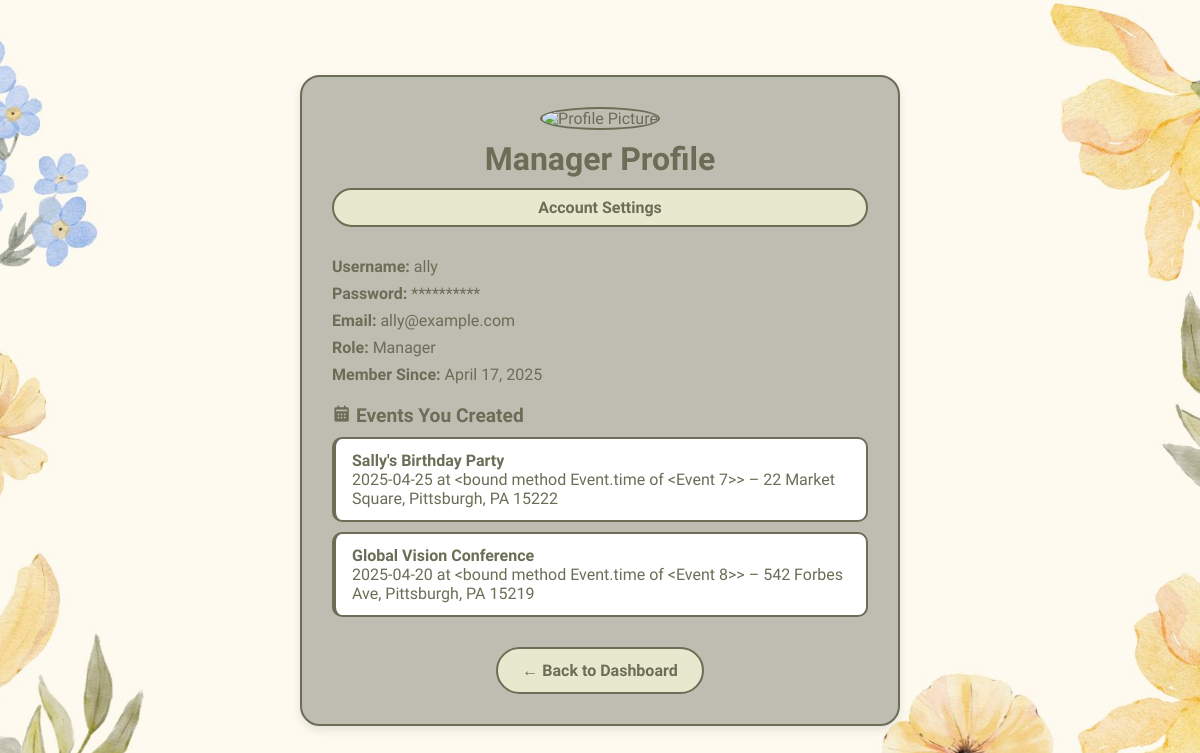
The app's page /manager_profile (signed in) with its own data.
### main.py (models this page shows, shortened)
class User(db.Model):
    id = db.Column(db.Integer, primary_key=True)
    username = db.Column(db.String(80), unique=True, nullable=False)
    email = db.Column(db.String(120), unique=True, nullable=False)
    password_hash = db.Column(db.String(128), nullable=False)
    role = db.Column(db.String(20), default='user')
    created_at = db.Column(db.DateTime, default=datetime.utcnow)
    registered_events = db.relationship(
        'Event',
        secondary=registrations,
        backref=db.backref('attendees', lazy='dynamic')
    )
    managed_events = db.relationship('Event', backref='manager', foreign_keys='Event.manager_id')

class Event(db.Model):
    id = db.Column(db.Integer, primary_key=True)
    title = db.Column(db.String(100), nullable=False)
    description = db.Column(db.Text, nullable=False)
    date = db.Column(db.Date)
    time = db.Column(db.Time)
    start_time = db.Column(db.Time)
    end_time = db.Column(db.Time)
    location = db.Column(db.String(120), nullable=False)
    event_type = db.Column(db.String(20), nullable=False, default='other')  # New field
    manager_id = db.Column(db.Integer, db.ForeignKey('user.id'), nullable=False)
    created_at = db.Column(db.DateTime, default=datetime.utcnow)
    def time(self):
        return self.start_time

### main.py (the view)
@app.route('/manager_profile')
def manager_profile():
    if 'username' not in session:
        flash("You must be logged in to view your profile.")
        return redirect(url_for('managerlogin'))
    user = User.query.filter_by(username=session['username']).first()
    if not user or user.role != 'manager':
        flash("Unauthorized access.")
        return redirect(url_for('home'))
    return render_template(
        'manager_profile.html',
        username=user.username,
        email=user.email,
        password_hidden='*' * 10,
        role=user.role,
        created_at=user.created_at,
        created_events=user.managed_events
    )

### templates/manager_profile.html (shortened to what this page needs)
<!DOCTYPE html>
<html lang="en">
<head>
    <link rel="stylesheet" href="{{ url_for('static', filename='styles.css') }}">
    <link href='https://unpkg.com/boxicons@2.1.4/css/boxicons.min.css' rel='stylesheet'>
</head>
<body>
    <div class="profile-wrapper">
        <div class="profile-header">
            <img src="{{ url_for('static', filename='default-profile.png') }}" alt="Profile Picture">
            <h1>Manager Profile</h1>
            <a href="{{ url_for('managersettings') }}" class="settings-button">Account Settings</a>
        </div>
        <div class="profile-info">
            <p><strong>Username:</strong> {{ username }}</p>
            <p><strong>Password:</strong> {{ password_hidden }}</p>
            <p><strong>Email:</strong> {{ email }}</p>
            <p><strong>Role:</strong> {{ role.capitalize() }}</p>
            <p><strong>Member Since:</strong> {{ created_at.strftime('%B %d, %Y') }}</p>
        </div>
        <div class="events-list">
            <h2><i class='bx bxs-calendar'></i> Events You Created</h2>
            {% if created_events %}
                {% for event in created_events %}
                    <div class="event-card">
                        <strong>{{ event.title }}</strong><br>
                        {{ event.date }} at {{ event.time }} – {{ event.location }}
                    </div>
                {% endfor %}
            {% else %}
                <p>You haven't created any events yet.</p>
            {% endif %}
        </div>
        <div class="back-button">
            <a href="{{ url_for('manager_dashboard') }}" class="button">← Back to Dashboard</a>
        </div>
    </div>
</body>
</html>

### static/styles.css (style rules this page uses)
* { margin: 0; padding: 0; font-family: "Winky Sans", sans-serif; box-sizing: border-box; }
body { background: url("floralBackground.jpg") no-repeat center; background-size: cover; color: #6c6d56; min-height: 100vh; display: flex; justify-content: center; align-items: center; }
h1, h2, h3 { color: #6c6d56; }
.button { display: inline-block; padding: 12px 24px; background: #e8e8cf; border: 2px solid #6c6d56; border-radius: 30px; cursor: pointer; font-size: 16px; font-weight: 600; color: #6c6d56; text-align: center; transition: all 0.3s ease; text-decoration: none; }
.event-card { background: #e8e8cf; border-radius: 10px; overflow: hidden; border: 2px solid #6c6d56; transition: transform 0.3s ease; }

### templates/manager_profile.html (style rules this page uses)
.profile-wrapper { width: 600px; background: #bdbdb1; border-radius: 20px; padding: 30px; border: 2px solid #6c6d56; box-shadow: 0 4px 10px rgba(0, 0, 0, 0.1); margin: 40px auto; }
.profile-header { text-align: center; margin-bottom: 20px; }
.profile-header img { width: 120px; height: 120px; object-fit: cover; border-radius: 50%; border: 2px solid #6c6d56; margin-bottom: 10px; }
.profile-info p { font-size: 1rem; margin: 8px 0; }
.settings-button { display: block; margin: 10px auto 30px auto; padding: 8px 16px; background: #e8e8cf; border: 2px solid #6c6d56; border-radius: 30px; color: #6c6d56; font-weight: bold; cursor: pointer; text-align: center; transition: all 0.3s ease; text-decoration: none; }
.events-list h2 { font-size: 1.2rem; margin-top: 20px; }
.event-card { background: #fff; padding: 12px 16px; margin-top: 10px; border-left: 4px solid #6c6d56; border-radius: 10px; }
.back-button { text-align: center; margin-top: 30px; }

### records on screen
User: username "ally", email "ally@example.com", capitalize "Manager", strftime "April 17, 2025"
Event: title "Sally's Birthday Party", date "2025-04-25", time "<bound method Event.time of <Event 7>>", location "22 Market Square, Pittsburgh, PA 15222"
Event: title "Global Vision Conference", date "2025-04-20", time "<bound method Event.time of <Event 8>>", location "542 Forbes Ave, Pittsburgh, PA 15219"

### other values on screen
{{ password_hidden }} "**********"
